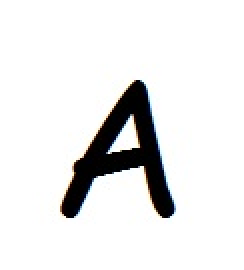
#> input picture A_comic_sans.jpg, 122 x 135 px (shown 2 times larger)
$ python feature_extraction.py   (older library calls are emulated)
#> lines starting #> are read from the running program, lines starting #| are printed output that depends on the picture; after the words box and inside, x2 and y2 are one past the last pixel; in counts of white or black regions, pixels touching at a corner belong together
#extract feature from an object
#feature: histograms of direction
#can only detect object without "satellite" (e.g capital letter)
#no merging and sorting
#source:
#http://www.codeproject.com/Articles/160868/A-C-Project-in-Optical-Character-Recognition-OCR-U

from scipy import misc
import numpy as np
import matplotlib.pyplot as plt
import math

img = misc.imread('A_comic_sans.jpg')
#> img is the input picture: shape (135, 122, 3); mean R, G, B 232, 232, 231.9
bw = np.zeros((img.shape[0], img.shape[1]))

#binarize image
def getBW():
    for row in xrange(img.shape[0]):
        for col in xrange(img.shape[1]):
            if (np.sum(img[row][col]))/3 > 128:
                bw[row][col] = 0
            else:
                bw[row][col] = 1
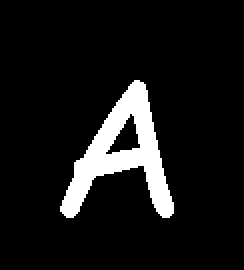
#> bw: shape (135, 122) float64 (shown 2 times larger); values 0 (black) and 1 (white), 9% white; 1 white region, box (x1, y1, x2, y2) and area: (30, 40, 87, 109) 1477

#discard all nonborder pixels
def thin (img):
    thinned = np.copy(img)

    for row in xrange(img.shape[0]):
        for col in xrange(img.shape[1]):
            if img[row][col] == 1:
                if np.logical_not(np.all(img[row-1:row+2, col-1:col+2])) == True:
                    continue
                else:
                    thinned[row][col] = 0
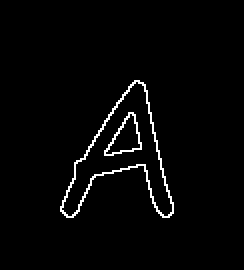
#> thinned: shape (135, 122) float64 (shown 2 times larger); values 0 (black) and 1 (white), 2.3% white in thin lines or dots, all inside (x1, y1, x2, y2) = (30, 40, 87, 109)

    return thinned

# extract chain code using Freeman code
# store it in an ndarray of (track, sector, direction)
# will divide object to 5 tracks and sectors
def extraction(img):
    distances = []
    feature = np.zeros((5, 5, 8), dtype = float) #construct array
    ntrack = feature.shape[0]
    nsector = feature.shape[1]
    #get indices of border pixels
    borderElm = np.transpose(np.nonzero(img))
    #get index of centroid
    yc, xc = np.sum(borderElm, axis = 0)/len(borderElm)
#> yc = 77.67; xc = 60.51
    #get angles
    tan = borderElm - (yc, xc)
    y = tan.transpose()[0]
#> y = 378 values from -37.67 to 30.33
    x = tan.transpose()[1]
    angles = np.arctan2(y, x)
    # get distances
    for index in borderElm:
        d = math.sqrt(((index[0] - yc)**2) + ((index[1] - xc)**2))
        distances.append(d)

    r = max(distances)
#> r = 40.96

    # evaluate every pixels
    # for every pixels, find: track position, sector position,
    # and amount of each directions of that pixel's neighbor
    for index in xrange(len(borderElm)):
        pixel = borderElm[index]
        row = pixel[0]
        col = pixel[1]
        pi = math.pi
        trackNo = 0
        sectorNo = 0

        if distances[index] < r/ntrack:
            trackNo = 0
        elif r/ntrack <= distances[index] < 2*r/ntrack:
            trackNo = 1
        elif 2*r/ntrack <= distances[index] < 3*r/ntrack:
            trackNo = 2
        elif 3*r/ntrack <= distances[index] < 4*r/ntrack:
            trackNo = 3
        else:
            trackNo = 4

        if angles[index] < (pi*2/5)-pi:
            sectorNo = 0
        elif (pi*2/5)-pi <= angles[index] < (pi*4/5)-pi:
            sectorNo = 1
        elif (pi*4/5)-pi <= angles[index] < (pi*6/5)-pi:
            sectorNo = 2
        elif (pi*6/5)-pi <= angles[index] < (pi*8/5)-pi:
            sectorNo = 3
        else:
            sectorNo = 4

        if img[row][col+1] == 1:
            feature[trackNo][sectorNo][0] += 1
        if img[row-1][col+1] == 1:
            feature[trackNo][sectorNo][1] += 1
        if img[row-1][col] == 1:
            feature[trackNo][sectorNo][2] += 1
        if img[row-1][col-1] == 1:
            feature[trackNo][sectorNo][3] += 1
        if img[row][col-1] == 1:
            feature[trackNo][sectorNo][4] += 1
        if img[row+1][col-1] == 1:
            feature[trackNo][sectorNo][5] += 1
        if img[row+1][col] == 1:
            feature[trackNo][sectorNo][6] += 1
        if img[row+1][col+1] == 1:
            feature[trackNo][sectorNo][7] += 1

    feature = feature/len(borderElm)
    return feature

if __name__ == '__main__':
    #binarize image
    getBW()
    #discard all nonborder pixels
    bw = thin(bw)
    #save feature to .txt file
    feature = extraction(bw)
    feature.tofile('D:\Codes\pengenalan pola\chaincode\A_comic_sans.txt',
    sep='||', format = "%.4f")

$ run again, with A_times.jpg copied over A_comic_sans.jpg
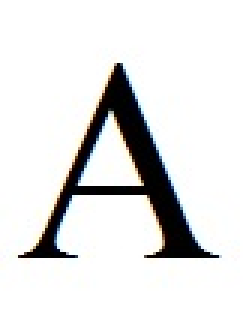
#> input picture A_times.jpg, 84 x 106 px (shown 3 times larger)
#> img is the input picture: shape (106, 84, 3); mean R, G, B 227.1, 227.2, 227
#> after the loop in getBW, `for row in xrange(img.shape[0]):`:
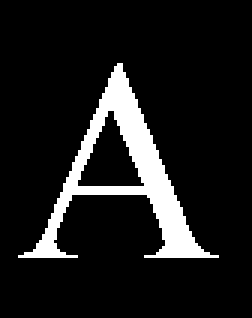
#> bw: shape (106, 84) float64 (shown 3 times larger); values 0 (black) and 1 (white), 10.8% white; 1 white region, box (x1, y1, x2, y2) and area: (6, 21, 73, 86) 959
#> after the loop in thin, `for row in xrange(img.shape[0]):`:
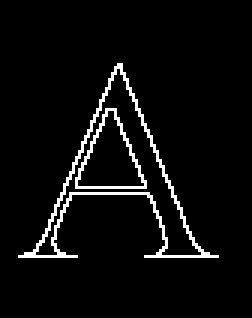
#> thinned: shape (106, 84) float64 (shown 3 times larger); values 0 (black) and 1 (white), 4.7% white in thin lines or dots, all inside (x1, y1, x2, y2) = (6, 21, 73, 86)

$ run again, with alfabet.jpg copied over A_comic_sans.jpg
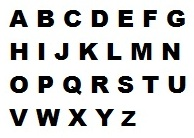
#> input picture alfabet.jpg, 194 x 138 px
#> img is the input picture: shape (138, 194, 3); mean R, G, B 209.9, 210.2, 209.6
#> after the loop in getBW, `for row in xrange(img.shape[0]):`:
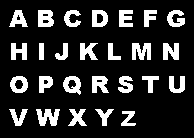
#> bw: shape (138, 194) float64; values 0 (black) and 1 (white), 17.2% white; 26 white regions, largest, box (x1, y1, x2, y2) and area: (36, 109, 60, 126) 265, (132, 43, 151, 60) 248, (38, 10, 54, 27) 224
#> after the loop in thin, `for row in xrange(img.shape[0]):`:
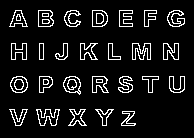
#> thinned: shape (138, 194) float64; values 0 (black) and 1 (white), 8.9% white in thin lines or dots, all inside (x1, y1, x2, y2) = (9, 10, 185, 126)
